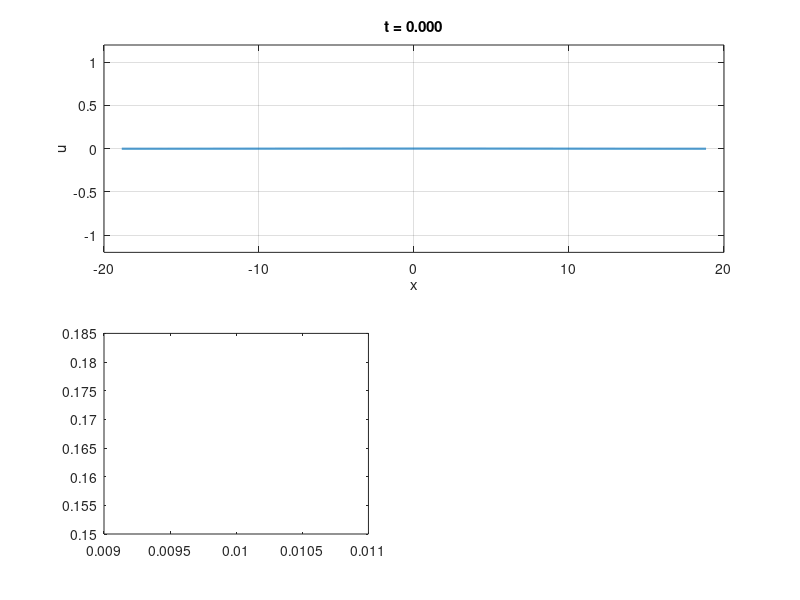

MATLAB code for this plot: (Note: this script raises an error after producing the figure.)
clc; clear; close all;

function [mu_j, k_j] = critical_bifurcation(j, L, mass)
    % Computes the j'th frequencies critical mu and associated eigenvalue
    k_j = 2 * pi * j / L;
    mu_j = 3 * mass^2 + k_j^2;    
end

%% Parameters
t0 = 0.0;
T  = 1000;
dt = 0.1;

mass = 0;

xscale = 6;
Lx = xscale*pi;
Nx = 2^12;

[mu4, ~] = critical_bifurcation(5, 2 * Lx, mass);
[mu5, ~] = critical_bifurcation(6, 2 * Lx, mass);

alpha = 1.0;
mu = (1 - alpha) * mu4 + alpha * mu5;

%% Video paramaters
plot_dt = 4.0; 
plot_every = round(plot_dt / dt); % make multiple of dt
save_video = true;

%% Find k_j's for initial data
k_j = pi * [0:7] / Lx;

k_i = k_j(2:8);

%% discretization
% time discretization
t = t0:dt:T;
num_time_steps = length(t);

% spatial grid
dx = 2*Lx/Nx;
x = (-Nx/2:Nx/2-1)*dx;

% Fourier wavenumbers
kx = pi*[0:Nx/2-1 -Nx/2:-1]/Lx;
Laplacian_hat = -kx.^2;

%% Linear operator:
L_operator = -(Laplacian_hat.^2);

%% 2/3 dealiasing mask
kx_max = max(abs(kx));
dealias_mask = abs(kx) <= (2/3)*kx_max;

%% ETDRK4 setup
E  = exp(dt*L_operator);
E2 = exp(dt*L_operator/2);
M = 16; % no. of points for complex means
r = exp(1i*pi*((1:M)-0.5)/M); % roots of unity
Lvec = L_operator(:);
LR = dt*Lvec(:,ones(M,1)) + r(ones(numel(L_operator),1),:);

Q  = dt*real(mean((exp(LR/2)-1)./LR,2)).';
f1 = dt*real(mean((-4-LR + exp(LR).*(4-3*LR+LR.^2))./LR.^3 ,2)).';
f2 = dt*real(mean((2+LR + exp(LR).*(-2+LR))./LR.^3 ,2)).';
f3 = dt*real(mean((-4-3*LR-LR.^2 + exp(LR).*(4-LR))./LR.^3 ,2)).';

clear LR Lvec

%% Loop over all alphas
for m = 1:length(k_i)
    %% Initial condition

    k = k_i(m);

    % Zero mean white noise
    noise = 0.0002 * (rand(1, Nx) - 0.5);
    noise = noise - mean(noise);
    
    % Zero mean white noise
    %u0 = mass + noise;
    
    % Start at k_bif
    u0 = 0.001*cos(k * x) + mass;


    video_filename = sprintf('k=%.3f_T=%.0f.mp4', k, T);
    
    % Restart initial conditions
    u_hat = fft(u0);
    u = u0;
    
    %% Plot setup
    fig = figure('Position',[100 100 1200 700], 'Resize', 'off');
    
    %% Pre-allocate tracking metrics
    % mean_hist = zeros(1, num_time_steps);
    % mean_hist(1) = trapz(u) * dx * 0.5 / Lx;
    
    dominate_mode = NaN(20, 2);
    [~, max_index] = max(abs(fft(u - mass)));
    dominate_mode(1, :) = [t(1)+1e-2, kx(max_index)];
    dom_mode_ind = 1;
    
    %% Subplot 1: Solution (Spans the entire top row)
    ax1 = subplot(2,2,[1 2]);
    hLine1 = plot(ax1, x, u, 'LineWidth', 1.5);
    
    ylim(ax1, 1.2 * [-sqrt(mu) sqrt(mu)]); 
    xlabel(ax1, 'x'); 
    ylabel(ax1, 'u');
    hTitle1 = title(ax1, sprintf('t = %.3f', t0));
    
    grid(ax1, 'on');
    
    %% Subplot 2: Mean value (Bottom Left)
    % ax2 = subplot(2,3,4);
    % hLine2 = plot(ax2, t(1), mean_hist(1), 'LineWidth', 2);
    % 
    % xlabel(ax2, 't'); 
    % ylabel(ax2, 'Mass');
    % 
    % grid(ax2, 'on');
    
    %% Subplot 3: Dominate mode (Bottom Center)
    ax3 = subplot(2,2,3);

    hLine3 = stairs(ax3, dominate_mode(1, 1), dominate_mode(1, 2), 'LineWidth', 2);

    labels = cellstr("k_" + (0:numel(k_j)-1));
    yline(ax3, k_j, '--r', labels, 'LineWidth', 2);    

    xlabel(ax3, 't'); 
    ylabel(ax3, 'Wavenumber (k)');
    set(ax3, 'XScale', 'log');

    ylim(ax3, [0, k_j(end)]); 
    xlim(ax3, [1e-2, T]);

    grid(ax3, 'on');
        
    %% Subplot 4: Fourier Spectrum (Bottom Right)
    ax4 = subplot(2,2,4);
    hFreq = plot(ax4, ifftshift(kx), ifftshift(abs(u_hat)), 'LineWidth', 2);
    
    xlabel(ax4, 'k'); 
    ylabel(ax4, '$|\hat{u}|$', 'Interpreter', 'latex');
    
    set(ax4, 'YScale', 'log');
    xlim(ax4, [-10, 10])
    grid(ax4, 'on');
    
    drawnow limitrate
    
    %% GIF setup    
    if save_video
        % Initialize the MP4 writer using the H.264 codec
        v = VideoWriter(video_filename, 'MPEG-4');
        v.FrameRate = 60;  % Target frames per second
        v.Quality = 100;   % Highest crispness, lowest compression artifacts
        open(v);
    
        frame = getframe(fig);
        writeVideo(v, frame);
    end
    
    %% Time loop
    
    for n = 2:num_time_steps
        % Stage 1
        u3_nonlinear = u.^3 - mu*u;
        Nu_hat = dealias_mask .* Laplacian_hat .* fft(u3_nonlinear);
        
        % Stage 2
        a_hat = E2.*u_hat + Q.*Nu_hat;
        a = real(ifft(a_hat));
        Na_hat = dealias_mask .* Laplacian_hat .* fft(a.^3 - mu*a);
        
        % Stage 3
        b_hat = E2.*u_hat + Q.*Na_hat;
        b = real(ifft(b_hat));
        Nb_hat = dealias_mask .* Laplacian_hat .* fft(b.^3 - mu*b);
        
        % Stage 4
        c_hat = E2.*a_hat + Q.*(2*Nb_hat - Nu_hat);
        c = real(ifft(c_hat));
        Nc_hat = dealias_mask .* Laplacian_hat .* fft(c.^3 - mu*c);
        
        % Final Time Step Combination
        u_hat = E.*u_hat + f1.*Nu_hat + 2*f2.*(Na_hat + Nb_hat) + f3.*Nc_hat;
        u = real(ifft(u_hat));
    
        mean_hist(n) = trapz(u) * dx * 0.5 / Lx;
        [~, max_index] = max(abs(fft(u - mass)));
        dom_mode = kx(max_index);

        if dominate_mode(dom_mode_ind, 2) ~= dom_mode
            dom_mode_ind = dom_mode_ind + 1;
            dominate_mode(dom_mode_ind, :) = [t(n), dom_mode];
        end
    
    
        % Update figures
        if mod(n - 1, plot_every) == 0
            hLine1.YData = u;
            hTitle1.String = sprintf('t = %.4f', t(n));
            
            % hLine2.XData = t(1:n);
            % hLine2.YData = mean_hist(1:n);
            % axis(ax2, 'tight');
            
            hLine3.XData = [dominate_mode(1:dom_mode_ind, 1); t(n)];
            hLine3.YData = [dominate_mode(1:dom_mode_ind, 2); dominate_mode(dom_mode_ind, 2)];
            %axis(ax3, 'tight');
    
            hFreq.YData = ifftshift(abs(u_hat));
           
            drawnow limitrate; 
            
            if save_video
                % Capture the current high-res figure frame and write to file
                frame = getframe(fig);
                writeVideo(v, frame);
            end
        end
    end

    if save_video
        close(v);
    end
    
    disp(['Video saved to: ', video_filename])
end
